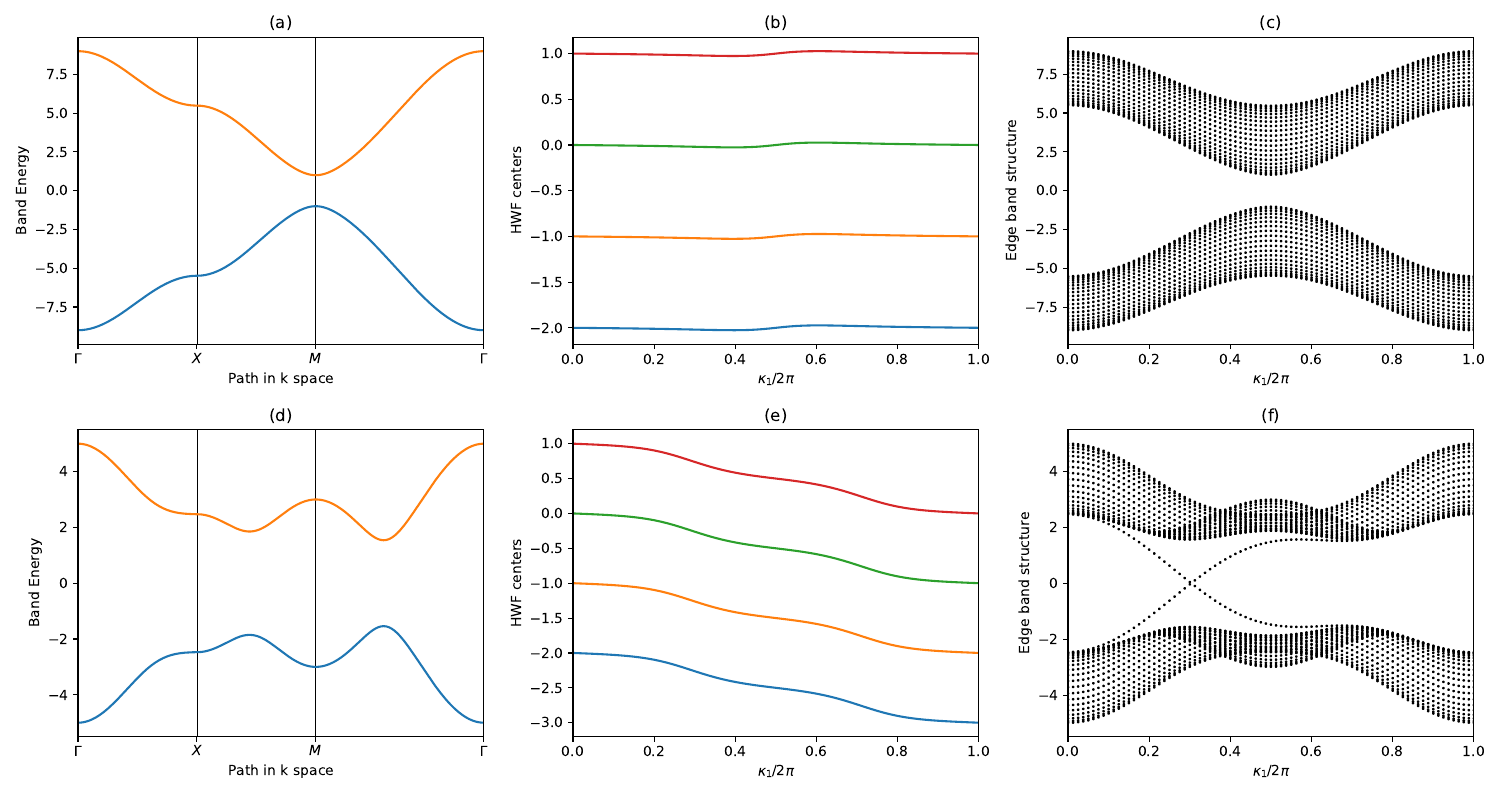

Here is the Python script that generated this plot:
from pythtb import *
import numpy as np
import matplotlib.pyplot as plt
import array 


#define lattice vectors
def set_model(delta, t_0, tprime):
    lat = [[1.0, 0.0],[0.0, 1.0]]
    # define orbital position
    orb =[[0.0, 0.0], [0.5, 0.5]]
    my_model =  tb_model(2, 2, lat, orb)
    # set onsite energies
    my_model.set_onsite([-delta, delta])
    # set hopping
    my_model.set_hop(-tprime, 1, 0, [0, 0])
    my_model.set_hop(tprime, 1, 0, [1, 1])
    my_model.set_hop(-tprime*1j, 1, 0, [1, 0])
    my_model.set_hop(tprime*1j, 1, 0, [0, 1])
    my_model.set_hop(-t_0, 0, 0, [1, 0])
    my_model.set_hop(-t_0, 0, 0, [0, 1])
    my_model.set_hop(t_0, 1, 1, [1, 0])
    my_model.set_hop(t_0, 1, 1, [0, 1])
    return my_model
#my_model.display()
#fig, ax =my_model.visualize(0, 1)


# In[243]:


#delta =1.0
t_0 = 1.0
tprime = 0.8
labs = [['(a)','(b)','(c)'],['(d)','(e)','(f)']]

fig, ax = plt.subplots(2,3, figsize=(15,8))
for j2, delta in enumerate([5.0, 1.0]):
    my_model = set_model(delta, t_0, tprime)
    path = [[0.0, 0.0], [0.0, 0.5], [0.5, 0.5], [0.0, 0.0]]
    label = (r'$\Gamma $', r'$ X $', r'$ M $', r'$ \Gamma $')
    k_vec, k_dist, k_node = my_model.k_path(path, 301)
    eval = my_model.solve_all(k_vec)
    ax[j2,0].set_xlim(k_node[0],k_node[-1])
    ax[j2,0].set_xticks(k_node)
    ax[j2,0].set_xticklabels(label)
    for n in range(len(k_node)):
        ax[j2, 0].axvline(x=k_node[n], linewidth=0.5, color='k')
    for i in range(2):
        ax[j2,0].plot(k_dist,eval[i])

    ax[j2,0].set_title(labs[j2][0])  
    ax[j2,0].set_xlabel('Path in k space')
    ax[j2,0].set_ylabel('Band Energy')
    nk =61
    dk = 2*np.pi/(nk - 1)
    my_array = wf_array(my_model,[nk, nk])
    my_array.solve_on_grid([0. , 0.])
    bcurv = my_array.berry_flux([0], individual_phases=True)/(dk*dk)
    chern = my_array.berry_flux([0])/(2.*np.pi)
    print('chern number =', chern)
    rbar_1 = my_array.berry_phase([0], 1, contin=True)/(2.*np.pi)
    k0 = np.linspace(0., 1., nk)
    ax[j2,1].set_xlim(0., 1.0)
    ax[j2,1].set_title(labs[j2][1])      
    ax[j2,1].set_xlabel(r'$\kappa_1/2\pi$')
    ax[j2,1].set_ylabel(r'HWF centers')
    for shift in (-2., -1., 0., 1.):
        ax[j2,1].plot(k0, rbar_1+shift)
    width = 20
    nkr = 81
    ribbon_model = my_model.cut_piece(width, fin_dir=1, glue_edgs=False)
    k_vecr, k_distr, k_noder = ribbon_model.k_path('full', nkr, report=False)
    rib_eval, rib_evec = ribbon_model.solve_all(k_vecr, eig_vectors=True)
    nbands = rib_eval.shape[0]
    k0 = np.linspace(0., 1., nkr)

    ax[j2,2].set_xlim(0., 1.)
    ax[j2,2].set_title(labs[j2][2])      
    ax[j2,2].set_xlabel(r'$\kappa_1/2\pi$')
    ax[j2,2].set_ylabel(r'Edge band structure')
    for (i,kv) in enumerate(k0):
        ax[j2,2].scatter([k_vecr[i]]*nbands, rib_eval[:,i],s=0.8,color='k', marker='o')   
fig.tight_layout()    
fig.savefig('checkerboard.pdf')        





